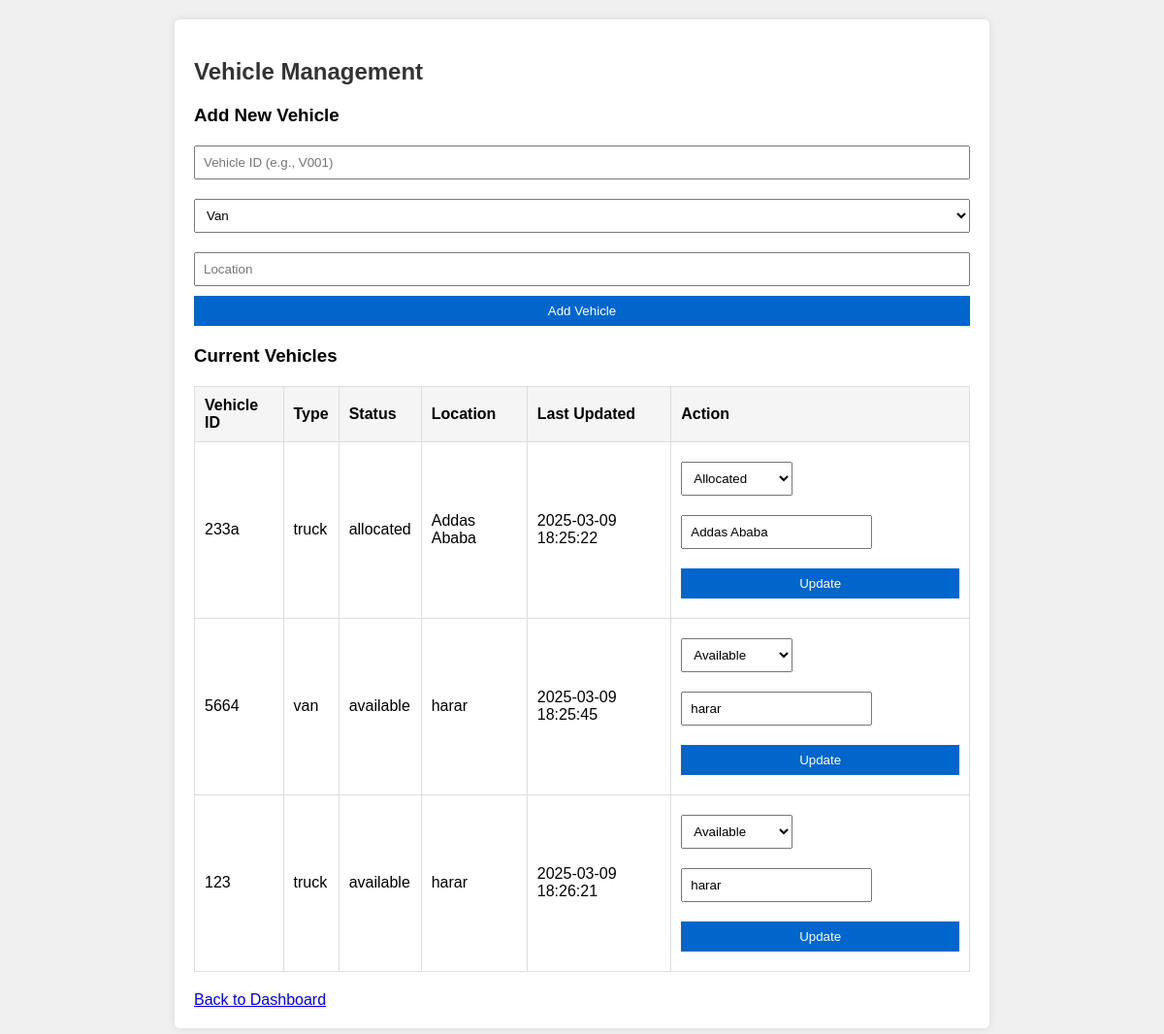
The page /link-pages/php/vehicles.php (signed in) on the database its author committed.
### tables this page shows
CREATE TABLE `vehicles` (
  `id` int(11) NOT NULL,
  `vehicle_id` varchar(10) NOT NULL,
  `type` enum('van','truck','car') NOT NULL,
  `status` enum('available','allocated','maintenance') DEFAULT 'available',
  `location` varchar(100) DEFAULT NULL,
  `last_updated` timestamp NOT NULL DEFAULT current_timestamp() ON UPDATE current_timestamp(),
  PRIMARY KEY (`id`),
  UNIQUE KEY `vehicle_id` (`vehicle_id`)
);

### link-pages/php/vehicles.php (the view, shortened to what this page needs)
<?php
require_once 'config.php';
$stmt = $pdo->query("SELECT * FROM vehicles");
$vehicles = $stmt->fetchAll();
?>
<!DOCTYPE html>
<html>
<head>
    <link rel="stylesheet" href="style.css">
</head>
<body>
    <div class="container">
        <h2>Vehicle Management</h2>
        <h3>Add New Vehicle</h3>
        <form method="POST">
            <input type="text" name="vehicle_id" placeholder="Vehicle ID (e.g., V001)" required>
            <select name="type" required>
                <option value="van">Van</option>
            </select>
            <input type="text" name="location" placeholder="Location" required>
            <button type="submit" name="add_vehicle">Add Vehicle</button>
        </form>
        <h3>Current Vehicles</h3>
        <table>
            <tr>
                <th>Vehicle ID</th>
                <th>Type</th>
                <th>Status</th>
                <th>Location</th>
                <th>Last Updated</th>
                <th>Action</th>
            </tr>
            <?php foreach ($vehicles as $vehicle): ?>
                <tr>
                    <td><?php echo $vehicle['vehicle_id']; ?></td>
                    <td><?php echo $vehicle['type']; ?></td>
                    <td><?php echo $vehicle['status']; ?></td>
                    <td><?php echo $vehicle['location']; ?></td>
                    <td><?php echo $vehicle['last_updated']; ?></td>
                    <td>
                        <form method="POST" style="display:inline;">
                            <select name="status">
                                <option value="available" <?php echo $vehicle['status'] === 'available' ? 'selected' : ''; ?>>Available</option>
                                <option value="allocated" <?php echo $vehicle['status'] === 'allocated' ? 'selected' : ''; ?>>Allocated</option>
                            </select>
                            <input type="text" name="location" value="<?php echo $vehicle['location']; ?>" required>
                            <button type="submit" name="update_status">Update</button>
                        </form>
                    </td>
                </tr>
            <?php endforeach; ?>
        </table>
        <a href="dashboard.php">Back to Dashboard</a>
    </div>
</body>
</html>

### link-pages/php/style.css (style rules this page uses)
body { font-family: Arial, sans-serif; margin: 0; padding: 20px; background-color: #f0f0f0; }
.container { max-width: 800px; margin: 0 auto; background: white; padding: 20px; border-radius: 5px; box-shadow: 0 0 10px rgba(0, 0, 0, 0.1); }
h1, h2 { color: #333; }
form { margin: 20px 0; }
input, textarea, button { display: block; width: 100%; margin: 10px 0; padding: 8px; box-sizing: border-box; }
button { background-color: #0066cc; color: white; border: none; cursor: pointer; }
table { width: 100%; border-collapse: collapse; margin: 20px 0; }
th, td { padding: 10px; border: 1px solid #ddd; text-align: left; }
th { background-color: #f5f5f5; }
select { width: 100%; padding: 8px; margin: 10px 0; }
td form { display: flex; gap: 5px; }
td select, td input { width: auto; display: inline-block; }

### rows shown on the page
vehicles: vehicle "233a", type "truck", status "allocated", location "Addas Ababa", last_updated "2025-03-09 18:25:22", status "Allocated"
vehicles: vehicle "5664", type "van", status "available", location "harar", last_updated "2025-03-09 18:25:45", status "Available"
vehicles: vehicle "123", type "truck", status "available", location "harar", last_updated "2025-03-09 18:26:21", status "Available"
